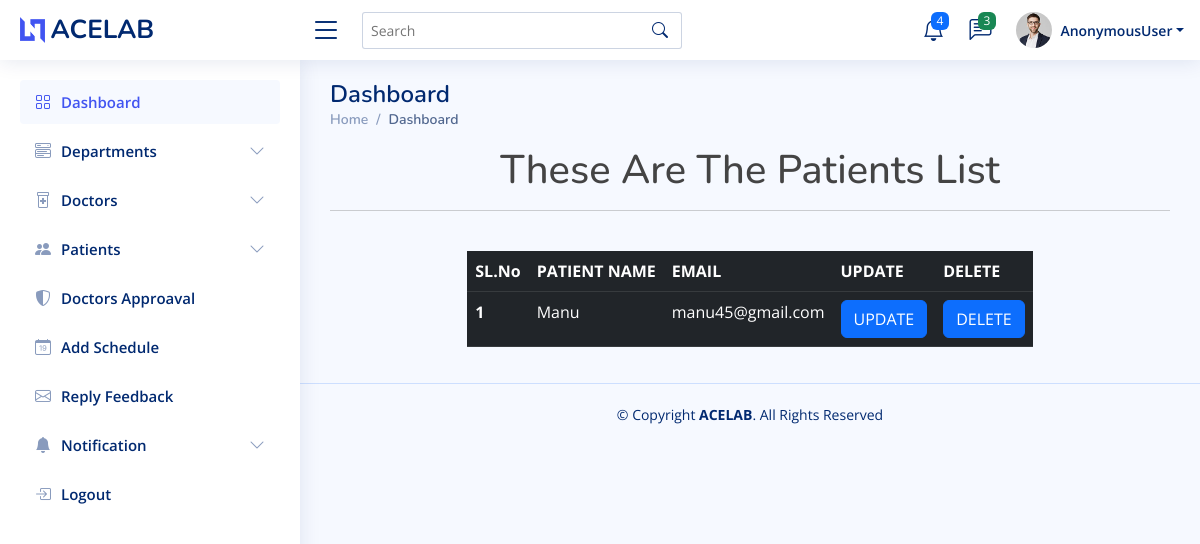
Page /view_patient on the earlier database version.
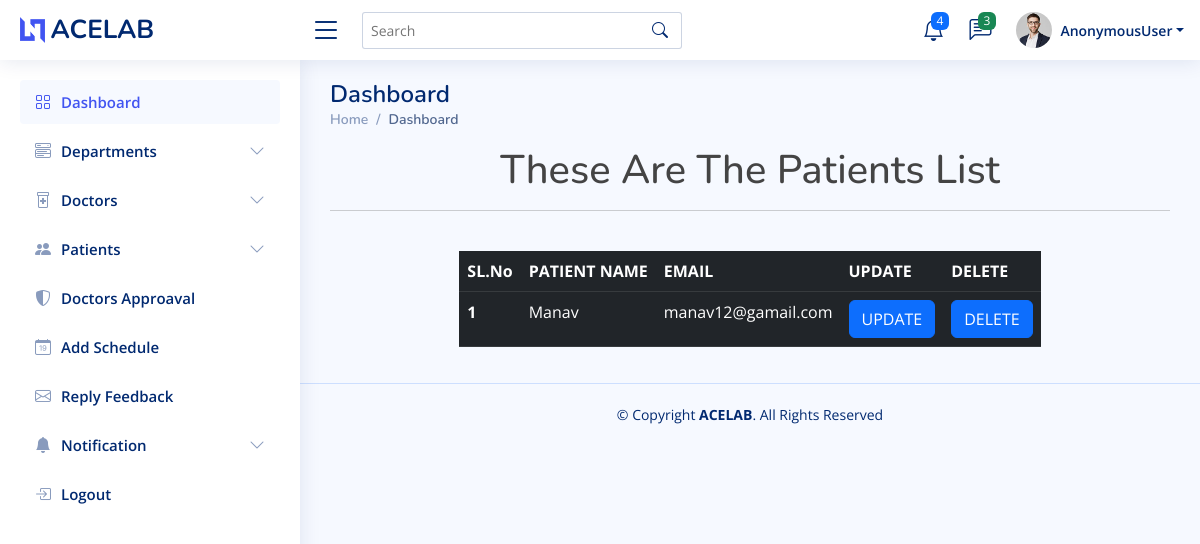
Same page on the later database version.
### home/models.py (models this page shows, shortened)
class patient(models.Model):
    user = models.ForeignKey(Login, on_delete=models.CASCADE)
    name = models.CharField(max_length=100)
    aadhar_number = models.CharField(max_length=50)
    email = models.EmailField()

### home/adminview.py (the view)
# urls.py: path('view_patient', adminview.view_patient, name='view_patient'),
def view_patient(request):
    data = patient.objects.all()
    return render(request, 'admin1/view_patient.html', {'data': data})

### templates/admin1/view_patient.html
{% extends 'admin1/admindashboard.html' %}
{%load crispy_forms_tags %}
{% block content %}
<h1 style="text-align:center">These Are The Patients List</h1><hr><br>
<div class="row justify-content-center">
    <div class="col-auto">
        <table class="table table-dark table-responsive">
          <thead>
            <tr>
              <th scope="col">SL.No</th>
              <th scope="col">PATIENT NAME</th>
              <th scope="col">EMAIL</th>
              <th scope="col">UPDATE</th>
              <th scope="col">DELETE</th>
            </tr>
          </thead>
          <tbody>
          {%  for i in data %}
            <tr>
              <th scope="row">{{forloop.counter}}</th>
              <td>{{i.name}}</td>
              <td>{{i.email}}</td>
              <td><a href="{% url 'update_patient' i.id %}"> <button type="button" class="btn btn-primary">UPDATE</button></a></td>
              <td><a href="{% url 'delete_patient' i.id %}"> <button type="button" class="btn btn-primary">DELETE</button></a></td>
            </tr>
          {% endfor %}
          </tbody>
        </table>
    </div>
</div>
{% endblock %}

Differences in the rows shown:
removed patient: name "Manu", email "manu45@gmail.com"
added patient: name "Manav", email "manav12@gamail.com"
